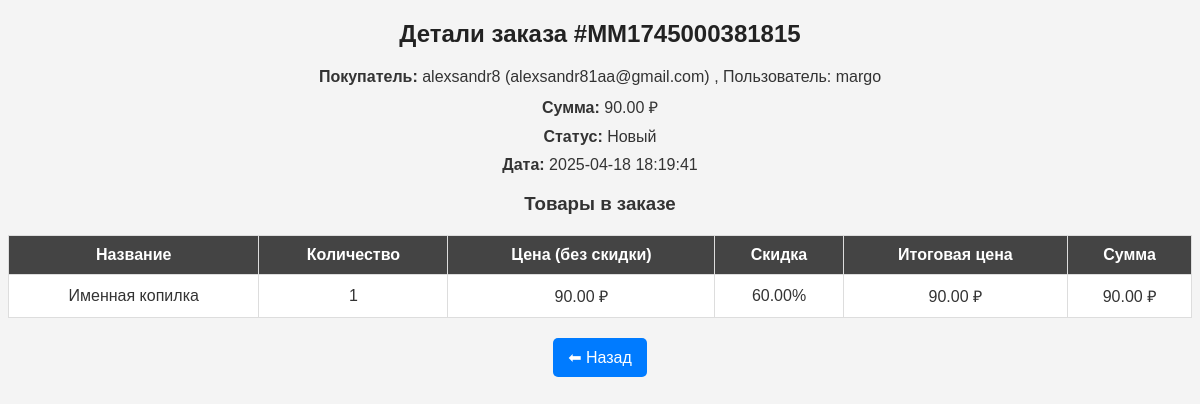
/admin/order_details.php?id=54 (signed in), run on the app's committed database.
### tables this page shows
CREATE TABLE `orders` (
  `id` int(11) NOT NULL AUTO_INCREMENT,
  `order_number` varchar(50) NOT NULL,
  `phone` varchar(20) NOT NULL,
  `email` varchar(100) NOT NULL,
  `address` text NOT NULL,
  `total_price` decimal(10,2) NOT NULL,
  `created_at` timestamp NOT NULL DEFAULT current_timestamp(),
  `user_id` int(11) DEFAULT NULL,
  `status` varchar(50) NOT NULL DEFAULT 'Новый',
  `delivery_name` varchar(255) NOT NULL,
  `delivery` varchar(100) NOT NULL,
  `payment` varchar(100) NOT NULL,
  `discount` decimal(10,2) NOT NULL DEFAULT 0.00,
  `total_discount` decimal(10,2) NOT NULL DEFAULT 0.00,
  PRIMARY KEY (`id`),
  UNIQUE KEY `order_number` (`order_number`),
  KEY `user_id` (`user_id`),
  CONSTRAINT `orders_ibfk_1` FOREIGN KEY (`user_id`) REFERENCES `users` (`id`)
);

CREATE TABLE `users` (
  `id` int(11) NOT NULL AUTO_INCREMENT,
  `name` varchar(255) NOT NULL,
  `email` varchar(100) NOT NULL,
  `password` varchar(255) NOT NULL,
  `created_at` timestamp NOT NULL DEFAULT current_timestamp(),
  `reset_token` varchar(64) DEFAULT NULL,
  `reset_token_created_at` timestamp NULL DEFAULT NULL,
  `status` enum('active','blocked') DEFAULT 'active',
  PRIMARY KEY (`id`),
  UNIQUE KEY `email` (`email`)
);

### admin/order_details.php (the view, shortened to what this page needs)
<?php
require_once '../database/db.php';
$order_id = intval($_GET['id'] ?? 0);
$stmt = $conn->prepare("
    SELECT orders.*, users.name AS user_name, users.email
    FROM orders
    LEFT JOIN users ON orders.user_id = users.id
    WHERE orders.id = ?
");
$stmt->execute([$order_id]);
$order = $stmt->fetch(PDO::FETCH_ASSOC);
$stmt = $conn->prepare("
    SELECT oi.quantity, oi.price AS final_price, p.name, p.price AS original_price, p.category_id,
           COALESCE(
               (SELECT MAX(d.discount_value) FROM discounts d
                WHERE d.product_id = p.id
                  AND (d.start_date IS NULL OR d.start_date <= ?)
                  AND (d.end_date IS NULL OR d.end_date >= ?)),
               (SELECT MAX(d.discount_value) FROM discounts d
                WHERE d.category_id = p.category_id
                  AND (d.start_date IS NULL OR d.start_date <= ?)
                  AND (d.end_date IS NULL OR d.end_date >= ?))
           ) AS discount_value,
           (SELECT d.discount_type FROM discounts d
            WHERE (d.product_id = p.id OR d.category_id = p.category_id)
              AND (d.start_date IS NULL OR d.start_date <= ?)
              AND (d.end_date IS NULL OR d.end_date >= ?)
            ORDER BY d.discount_value DESC LIMIT 1) AS discount_type
    FROM order_items oi
    JOIN products p ON oi.product_id = p.id
    WHERE oi.order_id = ?
");
$stmt->execute([$order['created_at'], $order['created_at'], $order['created_at'], $order['created_at'], $order['created_at'], $order['created_at'], $order_id]);
$items = $stmt->fetchAll(PDO::FETCH_ASSOC);
?>
<!DOCTYPE html>
<html lang="ru">
<head>
    <link rel="stylesheet" href="/mysterymakers/admin/admin.css">
</head>
<body>
    <h2>Детали заказа #<?= htmlspecialchars($order['order_number']); ?></h2>
    <p><strong>Покупатель:</strong>
        <?= htmlspecialchars($order['delivery_name'] ?: ($order['user_name'] ?: 'Гость')); ?>
        <?php if ($order['user_id']): ?>
            (<?= htmlspecialchars($order['email']); ?>)
            <?php if ($order['delivery_name'] !== $order['user_name']): ?>
                , Пользователь: <?= htmlspecialchars($order['user_name']); ?>
            <?php endif; ?>
        <?php endif; ?>
    </p>
    <p><strong>Сумма:</strong> <?= number_format($order['total_price'], 2, '.', ''); ?> ₽</p>
    <p><strong>Статус:</strong> <?= htmlspecialchars($order['status']); ?></p>
    <p><strong>Дата:</strong> <?= $order['created_at']; ?></p>
    <h3>Товары в заказе</h3>
    <?php if (!empty($items)): ?>
        <table class="table">
            <tr>
                <th>Название</th>
                <th>Количество</th>
                <th>Цена (без скидки)</th>
                <th>Скидка</th>
                <th>Итоговая цена</th>
                <th>Сумма</th>
            </tr>
            <?php foreach ($items as $item): ?>
                <?php
                $original_price = $item['original_price'];
                $final_price = $item['final_price'];
                $discount_value = $item['discount_value'] ?? 0;
                $subtotal = $final_price * $item['quantity'];
                ?>
                <tr>
                    <td><?= htmlspecialchars($item['name']); ?></td>
                    <td><?= htmlspecialchars($item['quantity']); ?></td>
                    <td><?= number_format($original_price, 2, '.', ''); ?> ₽</td>
                    <td>
                        <?php if ($discount_value): ?>
                            <?= $item['discount_type'] == 'fixed' ? number_format($discount_value, 2, '.', '') . ' ₽' : $discount_value . '%'; ?>
                        <?php else: ?>
                            —
                        <?php endif; ?>
                    </td>
                    <td><?= number_format($final_price, 2, '.', ''); ?> ₽</td>
                    <td><?= number_format($subtotal, 2, '.', ''); ?> ₽</td>
                </tr>
            <?php endforeach; ?>
        </table>
    <?php else: ?>
        <p>❌ В этом заказе нет товаров.</p>
    <?php endif; ?>
    <a href="orders.php" class="back-button">⬅ Назад</a>
</body>
</html>

### admin/admin.css (style rules this page uses)
body { font-family: Arial, sans-serif; background-color: #f4f4f4; color: #333; text-align: center; }
h2 { color: #222; }
p { font-size: 16px; margin: 10px 0; }
.table { width: 100%; border-collapse: collapse; margin-top: 20px; }
.table th, .table td { border: 1px solid #ddd; padding: 10px; text-align: center; }
.table th { background-color: #444; color: white; }
.table td { background-color: #fff; }
.back-button { display: inline-block; margin-top: 20px; padding: 10px 15px; background: #007bff; color: white; text-decoration: none; border-radius: 5px; }

### data on the page
orders: order_number "MM1745000381815", delivery_name "alexsandr8", user.email "alexsandr81aa@gmail.com", user.name "margo", total_price "90.00", status "Новый", created_at "2025-04-18 18:19:41"

### other printed values
$item['name'] "Именная копилка"
$item['quantity'] "1"
$original_price "90.00"
$discount_value "60.00"
$final_price "90.00"
$subtotal "90.00"
